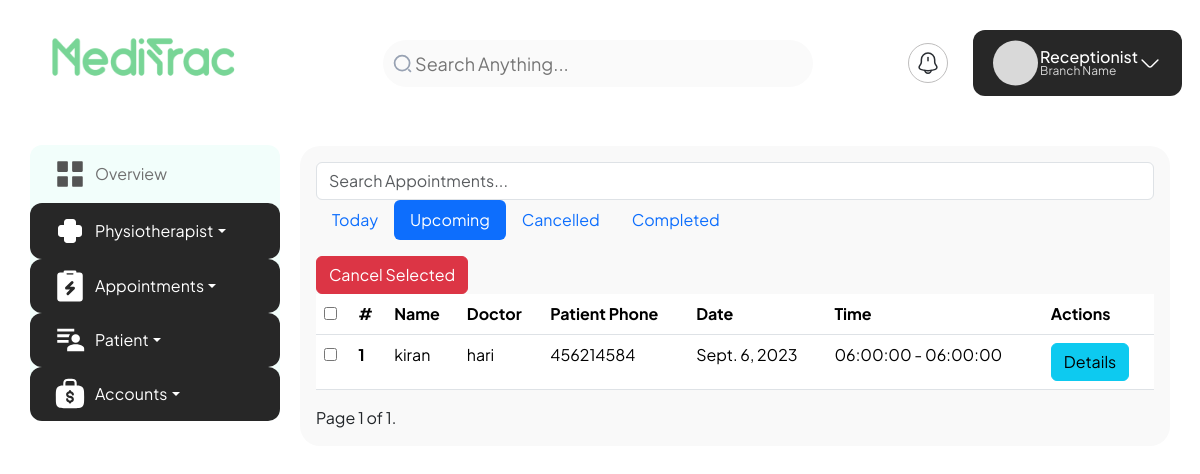
/appointment/list/?status=upcoming, run on the app's committed database.
### receptionist/models.py (models this page shows, shortened)
class Appointment(models.Model):
    patient = models.ForeignKey(Patient, on_delete=models.CASCADE, related_name='appointments')
    therapist = models.ForeignKey(Therapist, on_delete=models.CASCADE, related_name='appointments')
    time_slot = models.ForeignKey(TimeSlot, on_delete=models.SET_NULL, null=True, related_name='appointments')
    appointment_date = models.DateField()
    created_at = models.DateTimeField(auto_now_add=True)
    updated_at = models.DateTimeField(auto_now=True)
    status = models.CharField(max_length=20, choices=APPOINTMENT_STATUS, default=PENDING)
    invoice = models.OneToOneField('Invoice', null=True, blank=True, on_delete=models.SET_NULL, related_name='related_appointment')
    class Meta:
        unique_together = ('therapist', 'time_slot', 'appointment_date')
        ordering = ['appointment_date', 'time_slot']

class Patient(models.Model):
    name = models.CharField(max_length=100, null=True, blank=True)
    address = models.TextField()
    specialities = models.ManyToManyField('Speciality')
    branch = models.ForeignKey('Branch', on_delete=models.CASCADE)
    phone = models.CharField(max_length=15)
    date_of_birth = models.DateField()
    gender = models.CharField(max_length=10, choices=GENDER_CHOICES)
    height = models.DecimalField(max_digits=5, decimal_places=2, null=True, blank=True)
    weight = models.DecimalField(max_digits=5, decimal_places=2, null=True, blank=True)
    blood_group = models.CharField(max_length=5, choices=BLOOD_GROUP_CHOICES, null=True, blank=True)
    notes = models.TextField(null=True, blank=True)
    profile_photo = models.ImageField(upload_to='receptionist/patients/', default='path/to/default/image.jpg')
    email = models.EmailField(max_length=255, unique=True, default='unknown@email.com')
    password = models.CharField(max_length=128, null=True, blank=True)
    date_added = models.DateTimeField(auto_now_add=True)
    patient_id = models.CharField(max_length=10, unique=True)
    tags = models.ManyToManyField(Tag, blank=True)

class Therapist(models.Model):
    name = models.CharField(max_length=100)
    address = models.TextField()
    qualification = models.CharField(max_length=200)  # Added Qualification
    specialities = models.ManyToManyField(Speciality)
    branch = models.ForeignKey(Branch, on_delete=models.CASCADE)
    phone = models.CharField(max_length=15)
    date_of_birth = models.DateField()
    GENDER_CHOICES = [('male', 'Male'), ('female', 'Female')]
    gender = models.CharField(max_length=6, choices=GENDER_CHOICES)
    appointment_interval = models.PositiveIntegerField()  # Changed name to appointment_interval
    working_days = models.ManyToManyField(WorkingDay, through='TherapistWorkingDay')  # Through an intermediary model
    is_active = models.BooleanField(default=True)
    profile_photo = models.ImageField(upload_to='receptionist/therapists/', blank=True, null=True)

class TimeSlot(models.Model):
    start_time = models.TimeField()
    end_time = models.TimeField()
    def __str__(self):
        return f"{self.start_time} - {self.end_time}"

### receptionist/views.py (the view)
# urls.py: path('appointment/list/', views.list_appointments, name='list_appointments'),
def list_appointments(request):
    is_ajax = request.headers.get('X-Requested-With') == 'XMLHttpRequest'
    if request.method == 'GET' and is_ajax:
        search_query = request.GET.get('search', '')
        status_filter = request.GET.get('status', 'all')
        appointments = Appointment.objects.filter(
            Q(patient__user__first_name__icontains=search_query) |
            Q(therapist__name__icontains=search_query) |
            Q(appointment_date__icontains=search_query)
        )
        if status_filter == 'today':
            appointments = appointments.filter(appointment_date=timezone.now().date())
        elif status_filter == 'upcoming':
            appointments = appointments.filter(appointment_date__gt=timezone.now().date())
        elif status_filter == 'cancelled':
            appointments = appointments.filter(status='Cancelled')
        elif status_filter == 'completed':
            appointments = appointments.filter(status='Completed')
        appointments = appointments.values('id', 'patient__name', 'therapist__name', 'appointment_date', 'status', 'time_slot__name', 'patient__phone')
        return JsonResponse(list(appointments), safe=False)
    else:
        search_query = request.GET.get('search', '')
        status_filter = request.GET.get('status', 'all')
        selected_appointments = request.GET.get('selected_appointments', '')
        appointments = Appointment.objects.filter(
                Q(patient__name__icontains=search_query) |  # changed from patient__user__first_name to patient__name
                Q(therapist__name__icontains=search_query) |
                Q(appointment_date__icontains=search_query)
            )
        if status_filter == 'today':
            appointments = appointments.filter(appointment_date=timezone.now().date())
        elif status_filter == 'upcoming':
            appointments = appointments.filter(appointment_date__gt=timezone.now().date())
        elif status_filter == 'cancelled':
            appointments = appointments.filter(status='Cancelled')
        elif status_filter == 'completed':
            appointments = appointments.filter(status='Completed')
        paginator = Paginator(appointments, 10)
        page_number = request.GET.get('page')
        page_appointments = paginator.get_page(page_number)
        context = {
            'appointments': page_appointments,
            'search_query': search_query,
            'status_filter': status_filter
        }
        return render(request, 'list_appointments.html', context)

### templates/list_appointments.html (shortened to what this page needs)
{% extends 'base.html' %}
{% block content %}
  <div class="form-group">
    <input type="text" class="form-control" id="search" placeholder="Search Appointments..." value="{{ search_query }}">
  </div>
  <ul class="nav nav-pills mb-3">
    <li class="nav-item">
      <a class="nav-link {% if status_filter == 'today' %}active{% endif %}" href="?status=today">Today</a>
    </li>
    <li class="nav-item">
      <a class="nav-link {% if status_filter == 'upcoming' %}active{% endif %}" href="?status=upcoming">Upcoming</a>
    </li>
    <li class="nav-item">
      <a class="nav-link {% if status_filter == 'cancelled' %}active{% endif %}" href="?status=cancelled">Cancelled</a>
    </li>
    <li class="nav-item">
      <a class="nav-link {% if status_filter == 'completed' %}active{% endif %}" href="?status=completed">Completed</a>
    </li>
  </ul>
  <form method="POST" action="">
    <button type="submit" name="cancel_selected" class="btn btn-danger">Cancel Selected</button>
    <table class="table">
      <thead>
        <tr>
          <th scope="col"><input type="checkbox" id="select_all"></th>
          <th scope="col">#</th>
          <th scope="col">Name</th>
          <th scope="col">Doctor</th>
          <th scope="col">Patient Phone</th>
          <th scope="col">Date</th>
          <th scope="col">Time</th>
          <th scope="col">Actions</th>
        </tr>
      </thead>
      <tbody>
        {% for appointment in appointments %}
          <tr>
            <td><input type="checkbox" class="select_item" name="selected_appointments" value="{{ appointment.id }}"></td>
            <th scope="row">{{ forloop.counter }}</th>
            <td>{{ appointment.patient.name }}</td>
            <td>{{ appointment.therapist.name }}</td>
            <td>{{ appointment.patient.phone }}</td>
            <td>{{ appointment.appointment_date }}</td>
            <td>{{ appointment.time_slot }}</td>
            <td>
              <button type="button" class="btn btn-info" data-toggle="modal" data-target="#profileCard{{ appointment.id }}">Details</button>
          </td>
        </tr>
      {% endfor %}
    </tbody>
  </table>
  <div class="pagination">
    <span class="step-links">
        <span class="current">
            Page {{ appointments.number }} of {{ appointments.paginator.num_pages }}.
        </span>
    </span>
  </div>
{% endblock %}

### static/css/panel_style.css (style rules this page uses)
* { margin: 0; padding: 0; box-sizing: border-box; font-family: 'Plus Jakarta Sans', sans-serif; }
:root { --blue-color: #4070f4; --grey-color: #707070; }

### data on the page
Appointment: patient.name "kiran", therapist.name "hari", patient.phone "456214584", appointment_date "Sept. 6, 2023", time_slot "06:00:00 - 06:00:00"

### other printed values
{{ appointments.number }} "1"
{{ appointments.paginator.num_pages }} "1"
